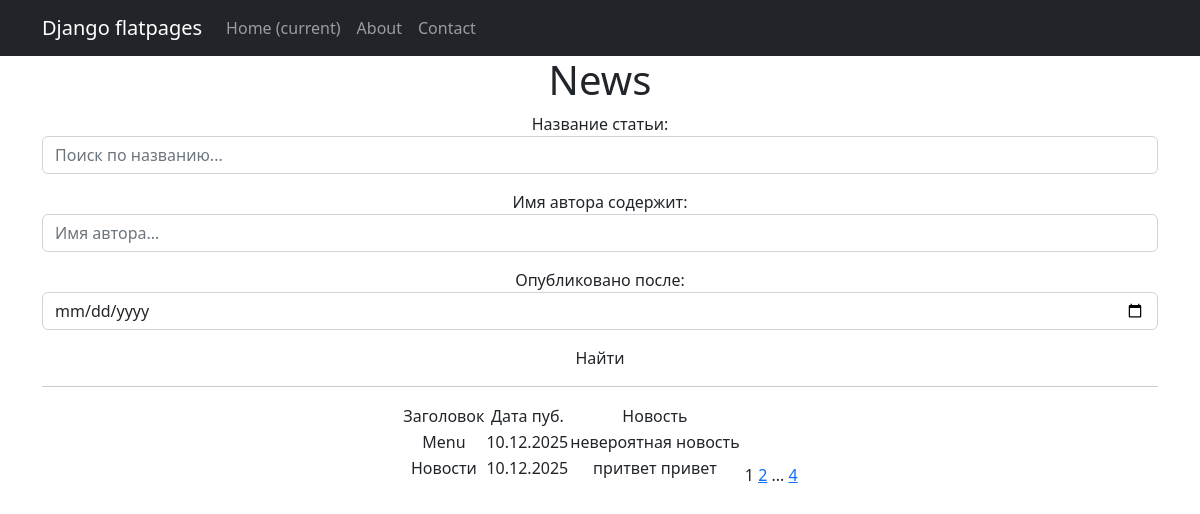
The app's page /news/search/ with its own data.
### news/models.py (models this page shows, shortened)
class Post(models.Model):
    ARTICLE = 'AR'
    NEWS = 'NW'
    POST_TYPES = [
        (ARTICLE, 'Статья'),
        (NEWS, 'Новость'),
    ]
    author = models.ForeignKey(Author, on_delete=models.CASCADE)
    post_type = models.CharField(max_length=2, choices=POST_TYPES)
    created_at = models.DateTimeField(auto_now_add=True)
    categories = models.ManyToManyField(Category, through='PostCategory')
    title = models.CharField(max_length=255)
    content = models.TextField()
    rating = models.IntegerField(default=0)

### news/views.py (the view)
# urls.py: path('search/', SearchList.as_view(), name='search'),
class SearchList(ListView):
    model = Post
    template_name = 'search.html'
    context_object_name = 'posts'
    ordering = ['-created_at']
    paginate_by = 2
    def get_queryset(self):
        queryset = super().get_queryset()
        self.filterset = PostFilter(self.request.GET, queryset=queryset)
        return self.filterset.qs
    def get_context_data(self, **kwargs):
        context = super().get_context_data(**kwargs)
        context['filterset'] = self.filterset
        context['filter_form'] = self.filterset.form
        return context

### news/templatetags/custom_filters.py (called while the page is built)
@register.filter
def censor(value):
    if not isinstance(value, str):
        return value
    result = value.split()
    for k in range(len(result)):
            if result[k].lower() in CENSOR_WORDS:
                result[k] = result[k][0] + ('*' * (len(result[k])-1))
    return  " ".join(result)

### templates/search.html (shortened to what this page needs)
{% extends 'flatpages/default.html' %}
{% load custom_filters %}
{% block content %}
<h1>News</h1>
<form action="" method="get">
    {{ filterset.form.as_p }}
    <input type="submit" value="Найти" />
</form>
<hr>
{% if posts %}
<div style="text-align: center;">
    <table style="display: inline-block;">
        <tr>
            <td>Заголовок</td>
            <td>Дата пуб.</td>
            <td>Новость</td>
        </tr>
        {% for post in posts %}
        <tr>
            <td>{{ post.title|censor }}</td>
            <td>{{ post.created_at|date:'d.m.o' }}</td>
            <td>{{ post.content|truncatechars:20|censor }}</td>
        </tr>
        {% endfor %}
</div>
{% else %}
<h2>Не нашли то что вы искали</h2>
{% endif %}
{{ page_obj.number }}
{% if page_obj.has_next %}
<a href="?page={{ page_obj.next_page_number }}">{{ page_obj.next_page_number }}</a>
{% if paginator.num_pages != page_obj.next_page_number %}
...
<a href="?page={{ page_obj.paginator.num_pages }}">{{ page_obj.paginator.num_pages }}</a>
{% endif %}
{% endif %}
{% endblock content %}

### records on screen
Post: title|censor "Menu", created_at "10.12.2025", content|censor "невероятная новость"
Post: title|censor "Новости", created_at "10.12.2025", content|censor "притвет привет"

### other values on screen
{{ page_obj.number }} "1"
{{ page_obj.next_page_number }} "2"
{{ page_obj.paginator.num_pages }} "4"
